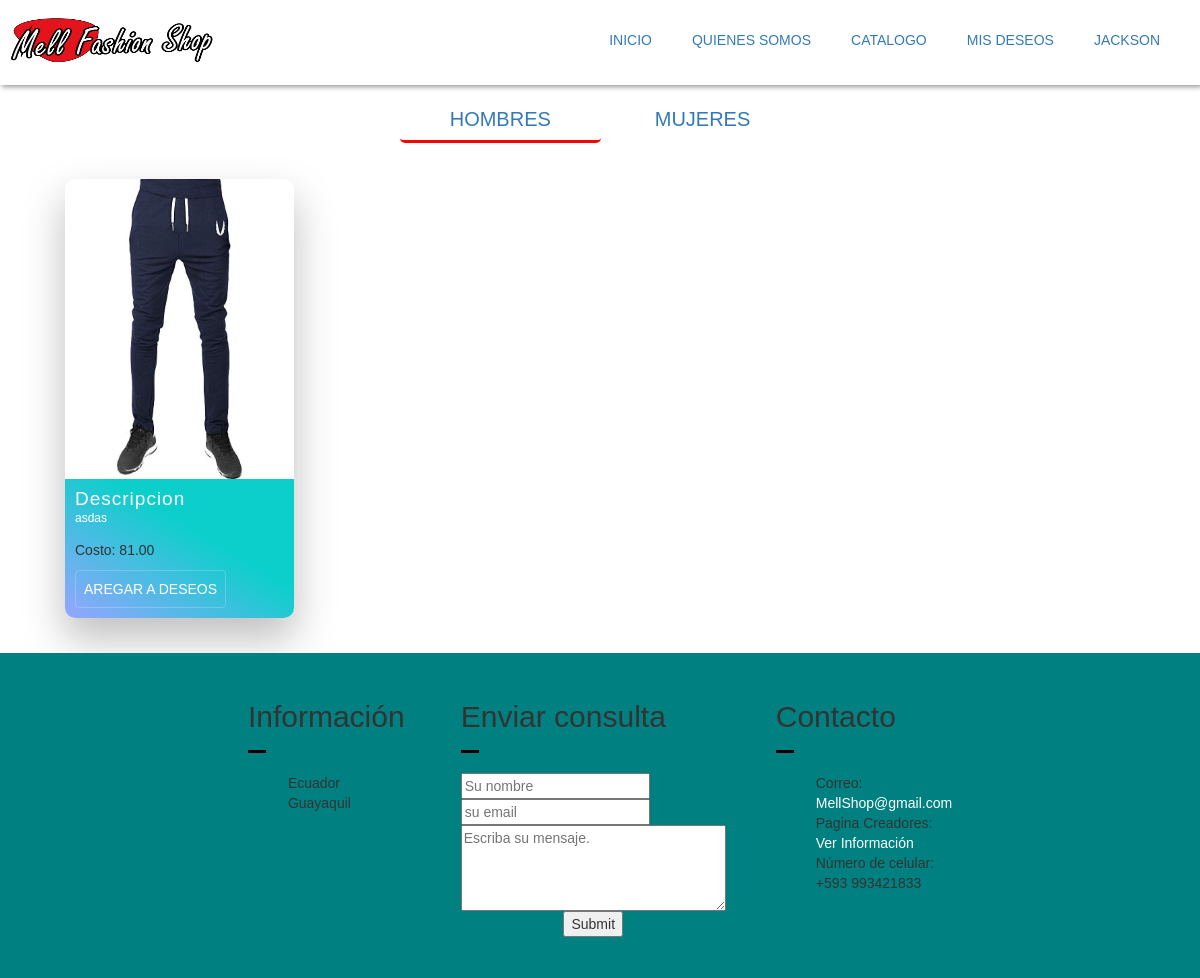
The page /index.php?c=User&a=showAllArticulosH (signed in) on the database its author committed.
### tables this page shows
CREATE TABLE `articulo` (
  `id_articulo` int(10) NOT NULL,
  `imagen` varchar(500) NOT NULL,
  `descripcion` varchar(500) NOT NULL,
  `costo` decimal(5,2) NOT NULL
);

### controller/User/UserController.php (called while the page is built, shortened)
<?php
    require_once 'model/DAO/ArticuloDAO.php';
    class UserController{
        private $art;
        public function __construct(){
            $this->art = new ArticuloDAO();
        }
        public function showAllArticulosH(){
            $res = $this->art->getAllArticuloH();
            require_once "views/dynamic/categoryH.php";
        }
    }
?>

### controller/RedirecController.php (called while the page is built, shortened)
<?php
    class RedirecController{
        public function router(){
            $action = (isset($_REQUEST['a'])) ? $_REQUEST['a']: 'index';
            $controller = new $controller;
            $controller->$action();
        }
    }
?>

### index.php (called while the page is built)
<?php
    require_once './controller/RedirecController.php';
    $ruter = new RedirecController();
    $ruter->router();
?>

### model/Connection.php (called while the page is built, shortened)
<?php
class Connection{
    private static $connection = null;
    public static function getConnection(){
        try{
            if(!isset(self::$connection)){
                self::$connection=new PDO("mysql:host=" . SERVIDORBD . "; port= ".PUERTO."; dbname=".NOMBREBD.";",USUARIO,PASSWORD);
                self::$connection->setAttribute(PDO::ATTR_ERRMODE,PDO::ERRMODE_EXCEPTION);
                self::$connection->exec("set character set utf8");
            }
        }catch(Exception $e){
        }
        return self::$connection;
    }
}
?>

### model/DAO/ArticuloDAO.php (called while the page is built, shortened)
<?php
    require_once 'model/Connection.php';
    class ArticuloDAO{
        private $con;
        public function __construct(){
            try{
                $this->con = Connection::getConnection();
            }catch(Exception $e){
                echo $e->getMessage();
            }
        }
        public function  getAllArticuloH(){
            $sql = "SELECT a.id_articulo,a.imagen,a.descripcion,a.costo,art.id_tipo,ag.id_genero FROM articulo a, articulo_tipo art, articulo_genero ag WHERE a.id_articulo=art.id_articulo AND a.id_articulo=ag.id_articulo and ag.id_genero=1";
            try{
                $stm = $this->con->prepare($sql);
                $stm->execute();
                return $stm->fetchAll(PDO::FETCH_ASSOC);
            }catch(PDOException $e){
                echo $e->getMessage();
            }
        }
    }
?>

### views/dynamic/categoryH.php (the view, shortened to what this page needs)
<!DOCTYPE html>
<html lang="en">
<head>
</head>
<body >
<div class="main2">
  <div class="nav-menuc">
    <nav>
    <a href="index.php?c=User&a=showAllArticulosH" style="border-bottom:3px red solid;">HOMBRES</a>
    <a href="index.php?c=User&a=showAllArticulosM">MUJERES</a>
    </nav>
  </div>
  <ul class="cards" style="width:100%;">
   <?php foreach($res as $r):?>
    <li class="cards_item">
      <div class="card">
        <div class="card_image"><img width="100%" src='<?php echo $r["imagen"];?>'></div>
        <div class="card_content">
          <h2 class="card_title">Descripcion</h2>
          <p class="card_text"><?php echo $r['descripcion'];?>
          <p>Costo: <?php echo $r['costo'];?></p></p>
          <?php
          if(!empty($_SESSION)){
              if(isset($_SESSION['A'])){
                echo "<h5 >Operacion:</h3>";
                echo "<option id='Eliminar' class='btn card_btn'  value='".$r['id_articulo']." ".$r['id_genero']." ".$r['id_tipo']."'>Eliminar</option>";
                echo "<a id='Actualizar' class='btn card_btn' href='index.php?c=Admin&a=UpdateArticulo&id_art=".$r['id_articulo']."'>Actualizar</a>";
              }elseif(isset($_SESSION['C'])){
                echo "<button id='Agregar'  class='btn card_btn'  value='".$r['id_articulo']." ".$_SESSION['C']." ".$r['id_tipo']."'>Aregar a Deseos</button>";
              }
          }
          ?>
        </div>
      </div>
    </li>
  <?php
endforeach;?> </ul>
</div>
</body>
</html>

### assets/css/login.css (style rules this page uses)
body { margin: 0; padding: 0; font-family: sans-serif; background-size: cover; }

### assets/css/style.css (style rules this page uses)
@media (min-width: 780px) { .card { box-shadow: 0 4px 8px 0 rgba(0,0,0,0.2); transition: 0.3s; width: 40%; border-radius: 5px; } }

### assets/css/card.css (style rules this page uses)
*, *::before, *::after { box-sizing: border-box; }
html { background-color: #ecf9ff; }
.main2 { max-width: 100%; margin: 0 auto; }
img { height: 300px; max-width: 100%; vertical-align: initial; }
.btn { color: #ffffff; padding: 0.8rem; font-size: 14px; text-transform: uppercase; border-radius: 4px; font-weight: 400; display: inline-block; width: auto; cursor: pointer; border: 1px solid rgba(255, 255, 255, 0.2); background: transparent; }
.cards { display: inline-block; }
.cards_item { display: inline-block; padding: 1.5rem; }
@media (min-width: 40rem) { .cards_item { width: 80%; } }
@media (min-width: 56rem) { .cards_item { margin: 10px; width: 22.3333%; min-width: 22.3333%; } }
.card { background-color: white; border-radius: 0.15rem; box-shadow: 0 20px 40px 1px rgba(0, 0, 0, 0.25); display: inline-block; border-radius: 10px; overflow: hidden; width: 100%; }
.card_content { padding: 1rem; background: linear-gradient(to bottom left, rgb(12, 207, 203) 40%, rgb(150, 165, 255) 100%); }
.card_title { color: #ffffff; font-size: 1.9rem; font-weight: 400; letter-spacing: 1px; text-transform: capitalize; margin: 0px; }
.card_text { color: #ffffff; font-size: 1.2rem; line-height: 1.5; margin-bottom: 1.25rem; font-weight: 400; }

### views/dynamic/categoryH.php (style rules this page uses)
a { text-decoration: none; }
li { list-style: none; }
.nav-menuc { padding:20px; }
nav { text-align: center; }
nav>a { height: 40px; padding:10px 50px; width:15%; font-size:20px; border-radius:5px; }

### rows shown on the page
articulo: imagen (picture), descripcion "asdas", costo "81.00", $r['id_articulo'] 29 (drawn)

### other values the page prints
$_SESSION['C'] "JACKSON"
